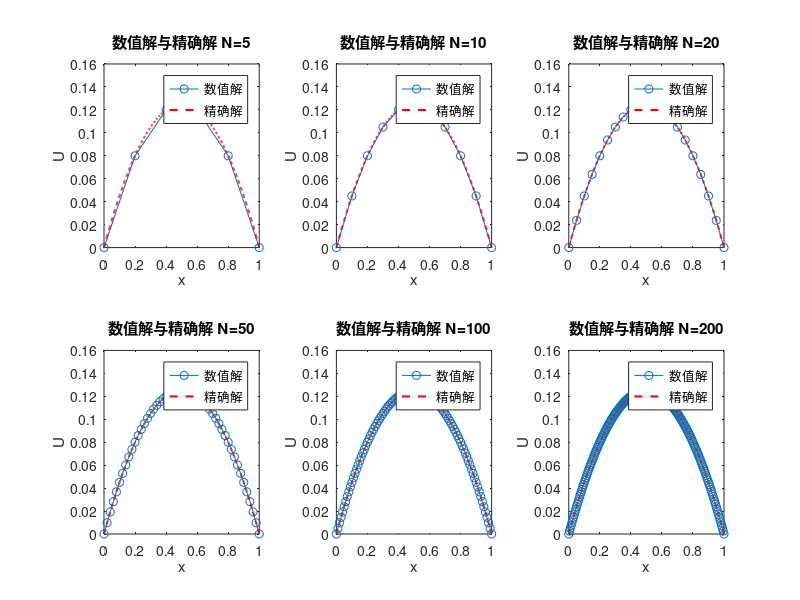

Write the MATLAB code that produced this figure.
clear;
clc;
close all; % 关闭所有图像

%% main program
    N = [5,10,20,50,100,200]; 
x1= zeros(201,6);

%% solve precise solution
 xx = 0:1/1000:1;
    u_precise2= 1/2*(xx-xx.^2);


%%  fem method
 for j = 1:length(N)
    h = 1 / N(j);
    x = 0:h:1;
    K = zeros(N(j)-1);
    K = K + diag(ones(N(j)-1,1).*(2/h), 0) + ...
                diag((-1/h).*ones(N(j)-2,1), 1) + ...
                diag((-1/h).*ones(N(j)-2,1), -1);
    F=zeros(1,N(j)-1);
    for i =1:(N(j)-1)
        F(i)=h;
    end
    F =F';
    K = sparse(K);
    U = K\F;
    solution = [0; U; 0];
    

    if j ==1
        x1 = 0:h:1;
        u_precise11= 1/2*(x1-x1.^2);
        u_precise11= u_precise11';
        error1= u_precise11 - solution;
        error1=sqrt(error1.*error1)*1e10;
        
    elseif j==2
        x2 = 0:h:1;
        u_precise12= 1/2*(x2-x2.^2);
        u_precise12= u_precise12';
        error2 = u_precise12 - solution;
         error2=sqrt(error2.*error2);
    elseif j==3
        x3 = 0:h:1;
        u_precise13= 1/2*(x3-x3.^2);
        u_precise13= u_precise13';
        error3= u_precise13 - solution;
         error3=sqrt(error3.*error3);
    elseif j==4
        x4 = 0:h:1;
        u_precise14= 1/2*(x4-x4.^2);
        u_precise14= u_precise14';
        error4= u_precise14 - solution;
         error4=sqrt(error4.*error4);
    elseif j==5
         x5 = 0:h:1;
         u_precise15= 1/2*(x5-x5.^2);
        u_precise15= u_precise15';
        error5= u_precise15 - solution;
        error5=sqrt(error5.*error5);
        
    elseif j==6
        x6 = 0:h:1;
        u_precise16= 1/2*(x6-x6.^2);
        u_precise16= u_precise16';
        error6= u_precise16 - solution;
        error6=sqrt(error6.*error6);
         
    end
    

    %% draw
     figure(1)
     subplot(2,3,j);
    plot(x', solution, '-o' ,xx', u_precise2,  '--r','LineWidth',1.5,'MarkerSize',2);
    legend('数值解', '精确解')
    xlabel('x')
    ylabel('U');
    title(['数值解与精确解 N=' ,num2str(N(j))]);
 end
% draw error
%     figure(2)
%     subplot(2,3,1);
%     plot(x1, error1, '-o','LineWidth',2,'MarkerEdgeColor','black');
%     xlabel('x')
%     ylabel('Error');
%     title(['误差 N=' ,num2str(N(1))]);
%     subplot(2,3,2);
%     plot(x2, error2, '-o','LineWidth',2,'MarkerEdgeColor','black');
%      xlabel('x')
%     ylabel('Error');
%     title(['误差 N=' ,num2str(N(2))]);
%     subplot(2,3,3);
%     plot(x3, error3, '-o','LineWidth',2,'MarkerEdgeColor','black');
%      xlabel('x')
%     ylabel('Error');
%     title(['误差 N=' ,num2str(N(3))]);
%     subplot(2,3,4);
%      plot(x4, error4, '-b','LineWidth',2,'MarkerEdgeColor','black');
%       xlabel('x')
%     ylabel('Error');
%     title(['误差 N=' ,num2str(N(4))]);
%     subplot(2,3,5);
%      plot(x5, error5, '-b','LineWidth',2,'MarkerEdgeColor','black');
%       xlabel('x')
%     ylabel('Error');
%     title(['误差 N=' ,num2str(N(5))]);
%     subplot(2,3,6);
%      plot(x6, error6, '-b','LineWidth',2,'MarkerEdgeColor','black');
%       xlabel('x')
%     ylabel('Error');
%     title(['误差 N=' ,num2str(N(6))]);


